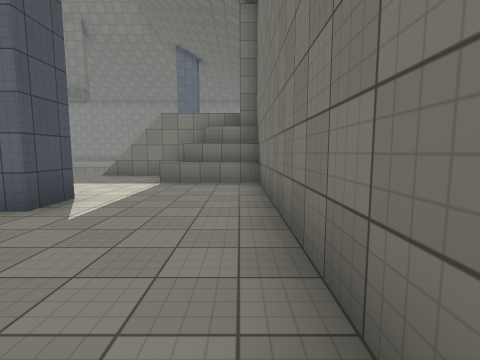
view 1 (above)

17 first-person views from a walk through a Unity game level. The camera is 1.5 m above the floor, tilts 6° down and sees 85° across. The floor is counted in squares, 2 m on a side. Each view is taken from the middle of a square. On the plan, view 1 faces up. The plan holds only what a view shows up to about 9 squares ahead; the rest is blank. The place goes on beyond the plan. Some animated figures are left out. Surface patterns are stand-ins for the level's own textures.

view 2
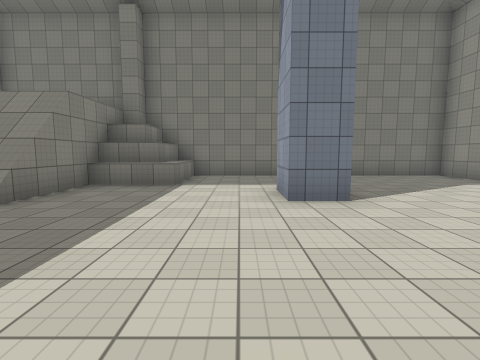

view 3
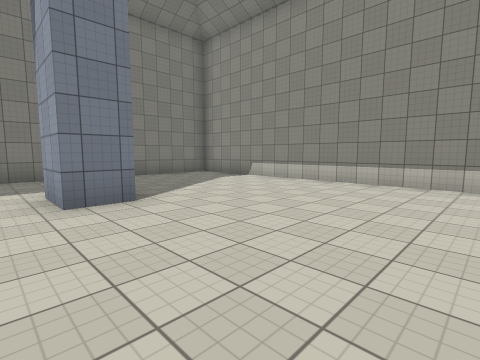

view 4
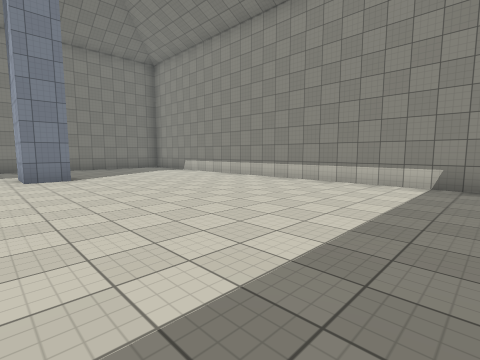

view 5
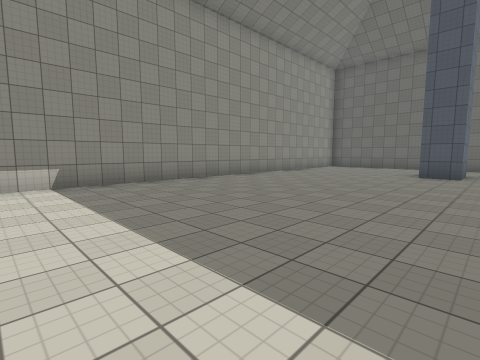

view 6
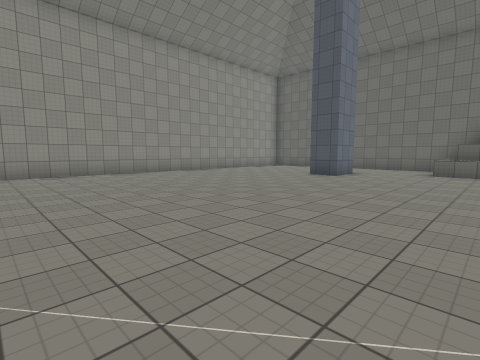

view 7
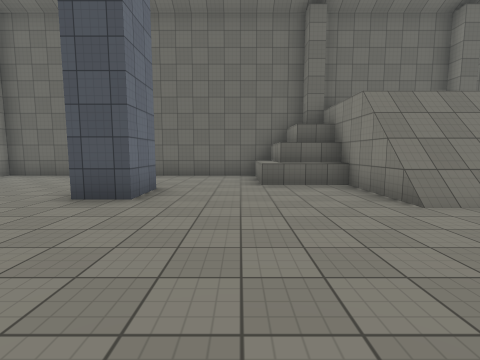

view 8
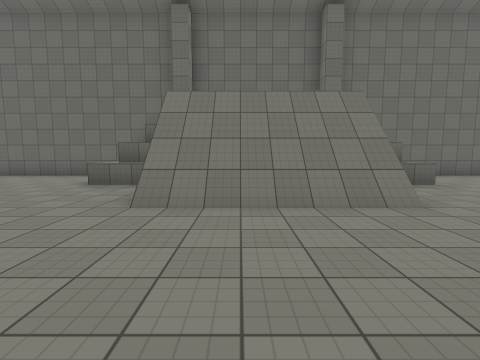

view 9
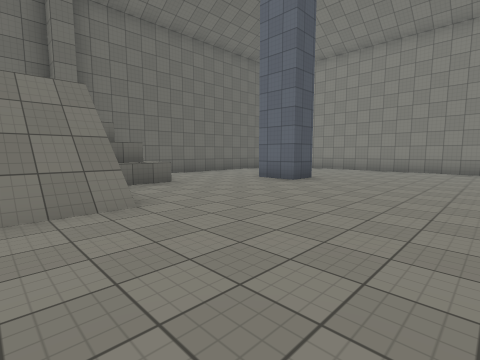

view 10
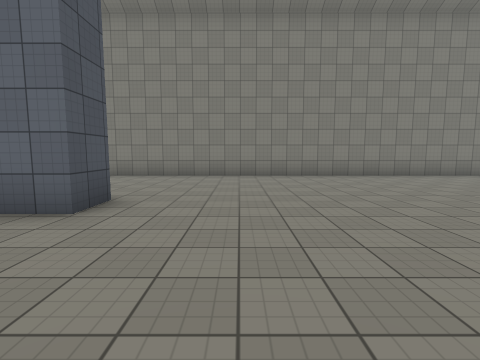

view 11
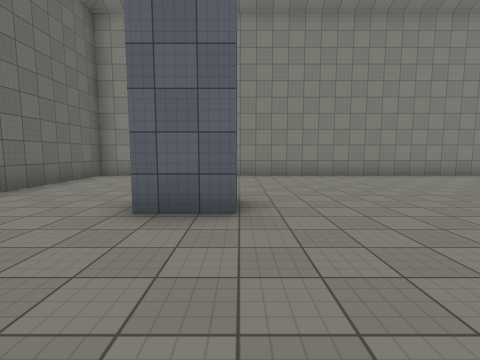

view 12
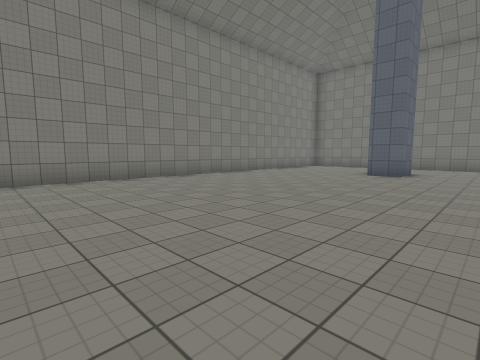

view 13
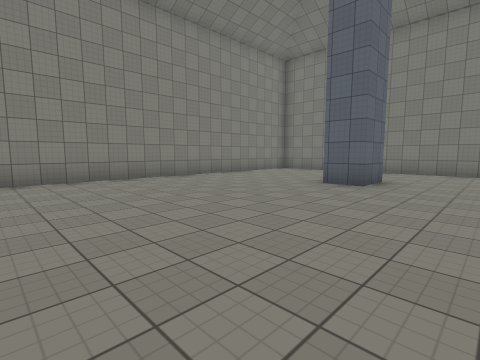

view 14
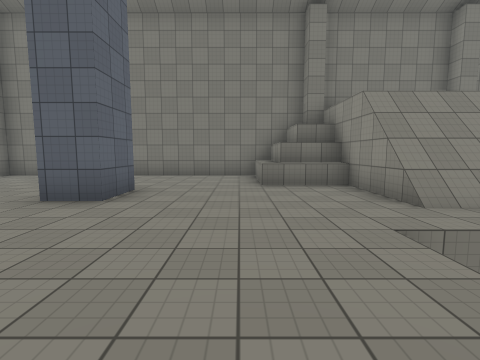

view 15
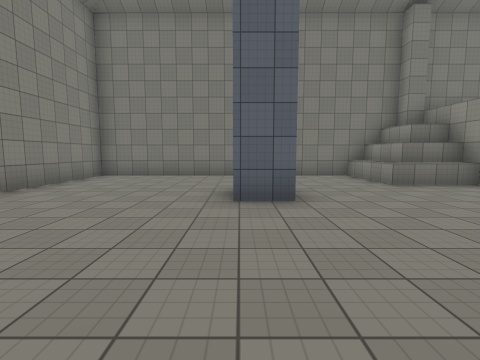

view 16
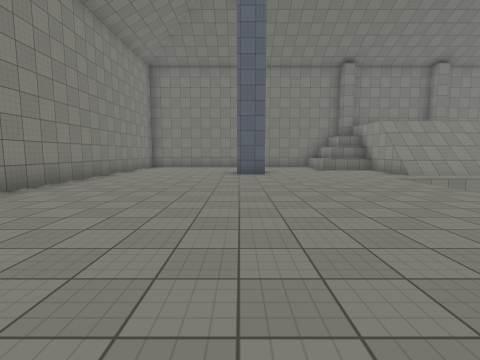

view 17
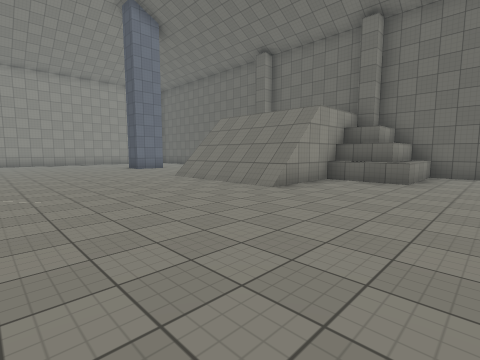

### Floor plan
Key: @ floor where view 1 was taken; # wall or solid block; x gap in a wall; . floor; / step, stairs or slope; ^ raised ledge; v drop or lower ground.
Columns run from 24 left of view 1 to 1 right of it. Each row starts with its distance up from view 1.
 23 ##########################
 22 #........................#
 21 #........................#
 20 #........................#
 19 #........................#
 18 #...#................#...#
 17 #........................#
 16 #........................#
 15 #........................#
 14 ##x^.......    .......^xx#
 13 ##v^......v        ...^vv#
 12 #   //....v        .//   #
 11 #   //....v        .//   #
 10 #   //....v         //   #
  9 #   //....v        .//   #
  8 ##v^..........     ...^vv#
  7 ###^..........    ....^###
  6 #.............   ........#
  5 #........................#
  4 #...#................#...#
  3 #.  .....................#
  2 #  ......................#
  1 #.... ...................#
  0 #...   .................@#
 -1 #.      .................#
 -2 ##      ##################

Positions as (right, up) in squares from view 1, and headings:
1: (0, 0), facing up
2: (-8, 5), facing right
3: (-8, 5), facing down-right
4: (-12, 5), facing down-right
5: (-10, 5), facing down-left
6: (-11, 8), facing down-left
7: (-15, 6), facing left
8: (-15, 10), facing left
9: (-15, 11), facing up-left
10: (-17, 14), facing up
11: (-19, 14), facing up
12: (-13, 15), facing up-right
13: (-10, 15), facing up-right
14: (-8, 15), facing right
15: (-8, 18), facing right
16: (-13, 18), facing right
17: (-14, 16), facing down-left
